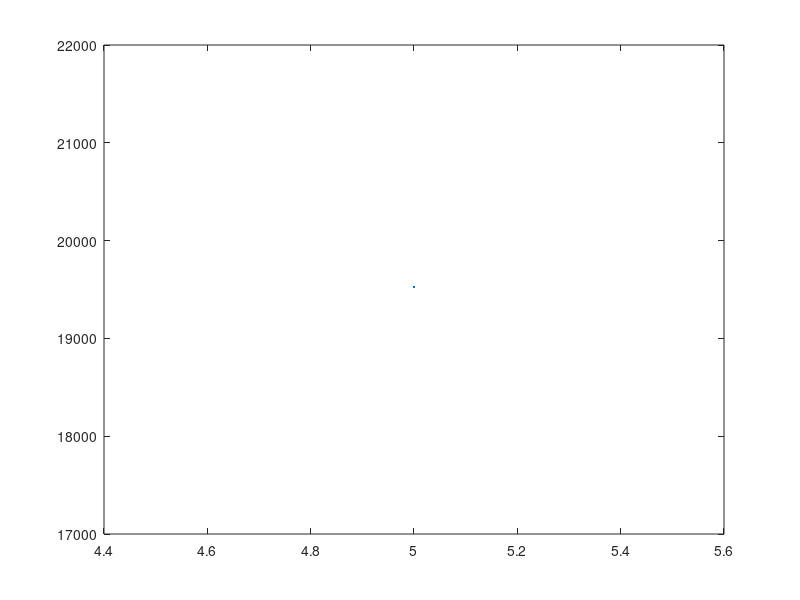

Write the MATLAB code that produced this figure.
clear;
clc;
vektoranzahl = input('Wieviele Koeffizienten sollen es sein: ');
x_start = input('Wo soll X starten: ');
x_end = input('Wo soll X enden: ');
Y = 0;

for i = 1 : vektoranzahl,
    A(i) = input('Bitte Koeffizient angeben: ');
end
durchlauf = max(size(A))-1;
X = x_start:1:x_end;

max(size(A))

for i = 0 : durchlauf,
    Y = Y + (A(i+1) * X.^(max(size(A))-i));
end

Y

plot(X,Y)